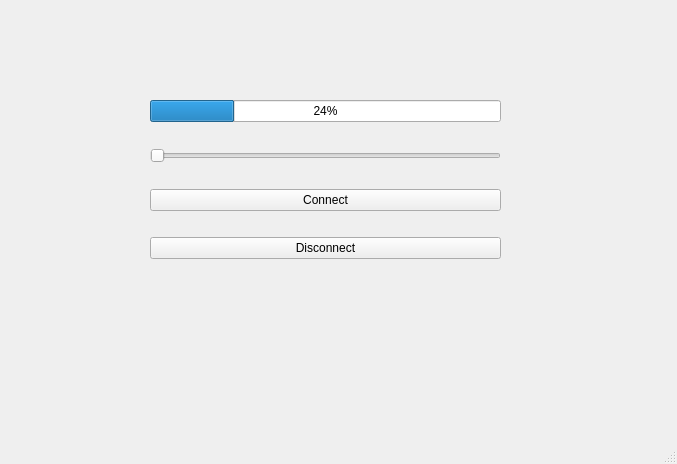
<?xml version="1.0" encoding="UTF-8"?>
<ui version="4.0">
 <class>MainWindow</class>
 <widget class="QMainWindow" name="MainWindow">
  <property name="geometry">
   <rect>
    <x>0</x>
    <y>0</y>
    <width>677</width>
    <height>464</height>
   </rect>
  </property>
  <property name="windowTitle">
   <string>MainWindow</string>
  </property>
  <widget class="QWidget" name="centralwidget">
   <widget class="QWidget" name="layoutWidget">
    <property name="geometry">
     <rect>
      <x>150</x>
      <y>80</y>
      <width>351</width>
      <height>201</height>
     </rect>
    </property>
    <layout class="QVBoxLayout" name="verticalLayout">
     <item>
      <widget class="QProgressBar" name="progressBar">
       <property name="value">
        <number>24</number>
       </property>
      </widget>
     </item>
     <item>
      <widget class="QSlider" name="horizontalSlider">
       <property name="orientation">
        <enum>Qt::Horizontal</enum>
       </property>
      </widget>
     </item>
     <item>
      <widget class="QPushButton" name="pushButton">
       <property name="text">
        <string>Connect</string>
       </property>
      </widget>
     </item>
     <item>
      <widget class="QPushButton" name="pushButton_2">
       <property name="text">
        <string>Disconnect</string>
       </property>
      </widget>
     </item>
    </layout>
   </widget>
  </widget>
  <widget class="QMenuBar" name="menubar">
   <property name="geometry">
    <rect>
     <x>0</x>
     <y>0</y>
     <width>677</width>
     <height>21</height>
    </rect>
   </property>
  </widget>
  <widget class="QStatusBar" name="statusbar"/>
 </widget>
 <resources/>
 <connections/>
</ui>
